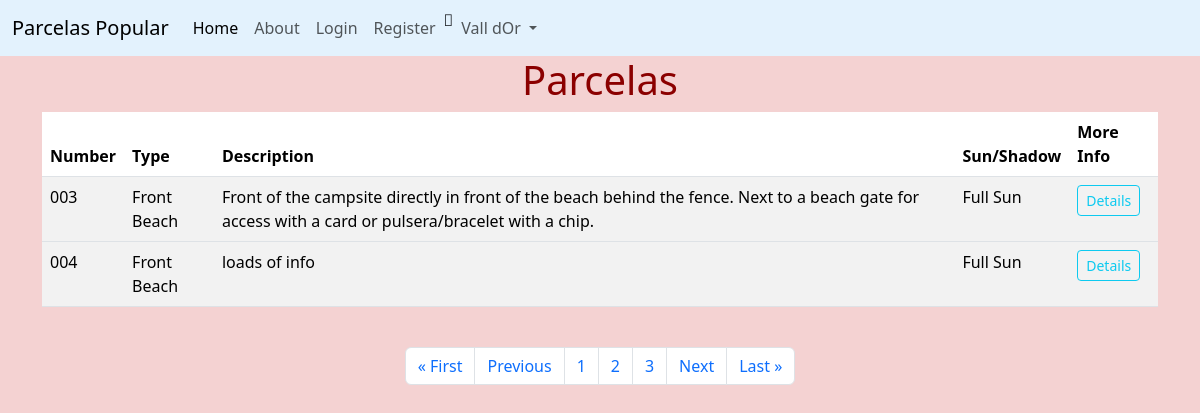
The page /parcelas?page=2 on the database as committed earlier.
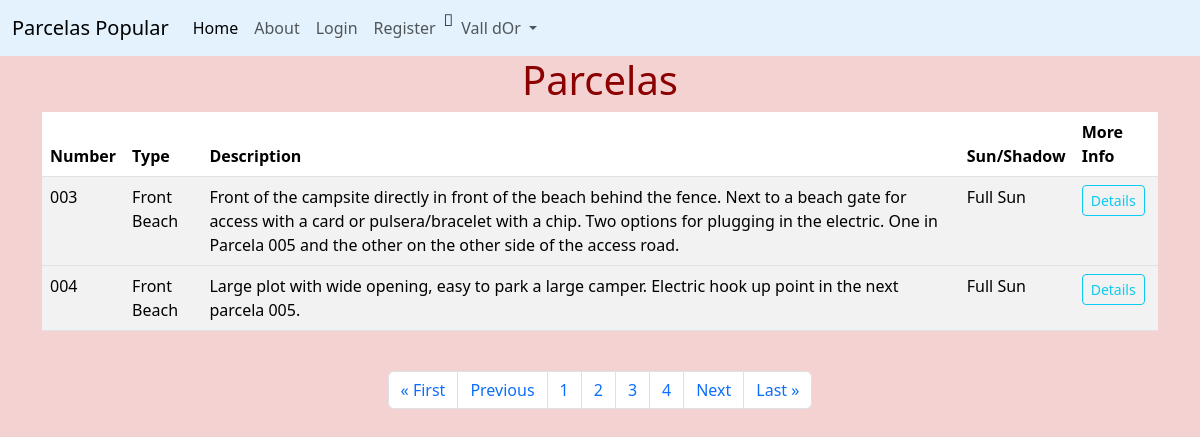
The same page on the database as committed later.
### cvdor/models.py (models this page shows, shortened)
class Parcela(models.Model):
    number = models.CharField('Plot Number', max_length=20)
    campsite = models.ForeignKey(Campsite, blank=True, null=True, on_delete=models.CASCADE)
    group = models.ForeignKey('Group', blank=True, null=True, on_delete=models.CASCADE)
    width = models.IntegerField('Size', blank=True, null=True)
    length = models.IntegerField('Plot Length', blank=True, null=True)
    description = models.TextField('Description')
    sun = models.ForeignKey(Sun, blank=True, null=True, on_delete=models.CASCADE)

class Group(models.Model):
    name = models.CharField('Group', max_length=25)
    def __str__(self):
        return self.name

class Sun(models.Model):
    sun = models.CharField('SunOrShadow', max_length=25, default='sun')
    def __str__(self):
        return self.sun

### cvdor/views.py (the view)
# urls.py: path('parcelas', views.all_parcelas, name='all-parcelas'),
def all_parcelas(request):
    parcela_list = Parcela.objects.all()
    p = Paginator(Parcela.objects.all(), 2)
    page = request.GET.get('page')
    parcelas = p.get_page(page)
    nums = "a" * parcelas.paginator.num_pages
    return render(request, 'list_parcelas.html', {'parcela_list': parcela_list, 'parcelas': parcelas, 'nums': nums})

### cvdor/templates/list_parcelas.html
{% extends 'base.html' %}
{% block content %}
<div class=container>
  <h1>Parcelas</h1>
<table class="table table-striped table-hover">
  <thead>
    <tr>
      <th scope="col">Number</th>
      <th scope="col">Type</th>
      <th scope="col">Description</th>
      <th scope="col">Sun/Shadow</th>
      <th scope="col">More Info</th>
    </tr>
  </thead>
    {% for parcela in parcelas %}
  <tbody>
    <tr>
      <td>{{ parcela.number}}</td>
      <td>{{ parcela.group}}</td>
      <td>{{ parcela.description}}</td>
      <td>{{ parcela.sun}}</td>
      <td> <a class="btn btn-outline-info btn-sm" href="{% url 'show-parcela' parcela.id %}">Details</a></td>
    </tr>
  </tbody>
    {% endfor %}
</table>
</div>
<br/>
<nav aria-label="Page navigation ">
  <ul class="pagination justify-content-center">
{% if parcelas.has_previous %}
<li class="page-item"><a class="page-link" href="?page=1">&laquo First </a></li>
<li class="page-item"><a class="page-link" href="?page={{ parcelas.previous_page_number }}">Previous </a></li>
{% endif %}
{% for i in nums %}
<li class="page-item"> <a class="page-link" href="?page={{ forloop.counter }}">{{ forloop.counter }}</a></li>
{% endfor %}
{% if parcelas.has_next %}
  <li class="page-item"><a class="page-link" href="?page={{ parcelas.next_page_number }}">Next </a></li>
  <li class="page-item"><a class="page-link" href="?page={{ parcelas.paginator.num_pages }}">Last &raquo </a></li>
{% endif %}
  </ul>
</nav>
{% endblock %}

Rows that differ between the two databases and show on the page:
changed Parcela: description "Front of the campsite directly in front of the beach behind the fence. Next to a beach gate for access with a card or pulsera/bracelet with a chip." → "…pulsera/bracelet with a chip. Two options for plugging in the electric. One in Parcela 005 and the other on the other side of the access road."
changed Parcela: description "loads of info" → "Large plot with wide opening, easy to park a large camper. Electric hook up point in the next parcela 005."
Other text that changed with them:
new list line: "4"
